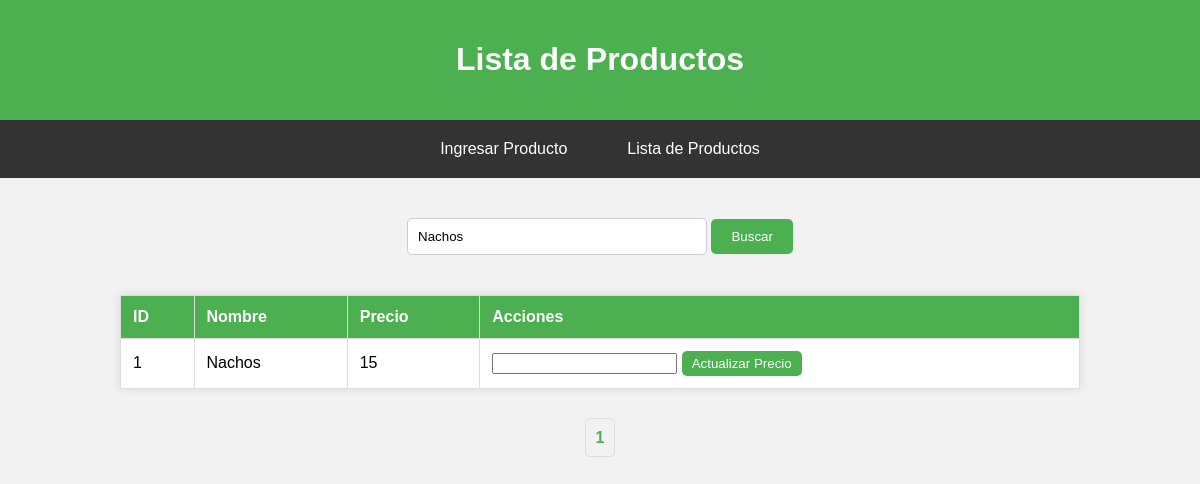
Screenshot of /index.php?busqueda=Nachos with the database file from the repository.
### tables this page shows
CREATE TABLE `productos` (
  `id` int(5) NOT NULL,
  `nombre` varchar(50) NOT NULL,
  `precio` varchar(50) NOT NULL
);

### index.php (the view, shortened to what this page needs)
<?php
include 'conexiondb.php';
$resultados_por_pagina = 10;
$pagina = isset($_GET['pagina']) ? (int)$_GET['pagina'] : 1;
$busqueda = isset($_GET['busqueda']) ? $_GET['busqueda'] : '';
$offset = ($pagina - 1) * $resultados_por_pagina;
$sql_count = "SELECT COUNT(*) AS total FROM productos";
if (!empty($busqueda)) {
    $sql_count .= " WHERE nombre LIKE '%$busqueda%'";
}
$total_resultados = $conn->query($sql_count)->fetch_assoc()['total'];
$total_paginas = ceil($total_resultados / $resultados_por_pagina);
$sql = "SELECT id, nombre, precio FROM productos";
if (!empty($busqueda)) {
    $sql .= " WHERE nombre LIKE '%$busqueda%'";
}
$sql .= " LIMIT $offset, $resultados_por_pagina";
$result = $conn->query($sql);
?>
<!DOCTYPE html>
<html lang="es">
<head>
</head>
<body>
    <div class="header">
        <h1>Lista de Productos</h1>
    </div>
    <div class="menu">
        <a href="inicio.html">Ingresar Producto</a>
        <a href="index.php">Lista de Productos</a>
    </div>
    <div class="search-container">
        <form action="" method="GET">
            <input type="text" name="busqueda" placeholder="Buscar producto..." value="<?php echo htmlspecialchars($busqueda); ?>">
            <input type="submit" value="Buscar">
        </form>
    </div>
    <table>
        <thead>
            <tr>
                <th>ID</th>
                <th>Nombre</th>
                <th>Precio</th>
                <th>Acciones</th>
            </tr>
        </thead>
        <tbody>
            <?php if ($result->num_rows > 0): ?>
                <?php while($row = $result->fetch_assoc()): ?>
                    <tr>
                        <td><?php echo $row["id"]; ?></td>
                        <td><?php echo $row["nombre"]; ?></td>
                        <td><?php echo $row["precio"]; ?></td>
                        <td>
                            <form action="actualizar_precio.php" method="POST" style="display:inline;">
                                <input type="number" name="nuevo_precio" step="0.01" required>
                                <button type="submit" class="update-button">Actualizar Precio</button>
                            </form>
                        </td>
                    </tr>
                <?php endwhile; ?>
            <?php else: ?>
                <tr>
                    <td colspan="4">No hay productos disponibles</td>
                </tr>
            <?php endif; ?>
        </tbody>
    </table>
    <div class="pagination">
        <?php for ($i = 1; $i <= $total_paginas; $i++): ?>
            <a href="?pagina=<?php echo $i; ?>&busqueda=<?php echo htmlspecialchars($busqueda); ?>" <?php if ($i == $pagina) echo 'style="font-weight:bold;"'; ?>><?php echo $i; ?></a>
        <?php endfor; ?>
    </div>
</body>
</html>

### index.php (style rules this page uses)
body { font-family: Arial, sans-serif; background-color: #f2f2f2; display: flex; flex-direction: column; justify-content: flex-start; align-items: center; height: 100vh; margin: 0; }
.header { width: 100%; background-color: #4CAF50; color: white; padding: 20px; text-align: center; border-radius: 10px; box-shadow: 0 4px 8px rgba(0, 0, 0, 0.1); }
.menu { width: 100%; display: flex; justify-content: center; background-color: #333; padding: 10px 0; margin-bottom: 20px; }
.menu a { text-decoration: none; color: white; padding: 10px 20px; margin: 0 10px; border-radius: 5px; transition: background-color 0.3s ease; }
.search-container { margin: 20px 0; }
.search-container input[type="text"] { padding: 10px; width: 300px; border: 1px solid #ccc; border-radius: 5px; box-sizing: border-box; }
.search-container input[type="submit"] { padding: 10px 20px; background-color: #4CAF50; color: white; border: none; border-radius: 5px; cursor: pointer; }
table { width: 80%; border-collapse: collapse; margin: 20px 0; box-shadow: 0 0 10px rgba(0, 0, 0, 0.1); background-color: #fff; }
table, th, td { border: 1px solid #ddd; }
th, td { padding: 12px; text-align: left; }
th { background-color: #4CAF50; color: white; }
.pagination { margin: 20px 0; }
.pagination a { text-decoration: none; color: #4CAF50; padding: 10px; border: 1px solid #ddd; margin: 0 5px; border-radius: 5px; transition: background-color 0.3s ease; }
.update-button { background-color: #4CAF50; color: white; border: none; padding: 5px 10px; border-radius: 5px; cursor: pointer; transition: background-color 0.3s ease; }

### rows the page displays
productos: id "1", nombre "Nachos", precio "15"
